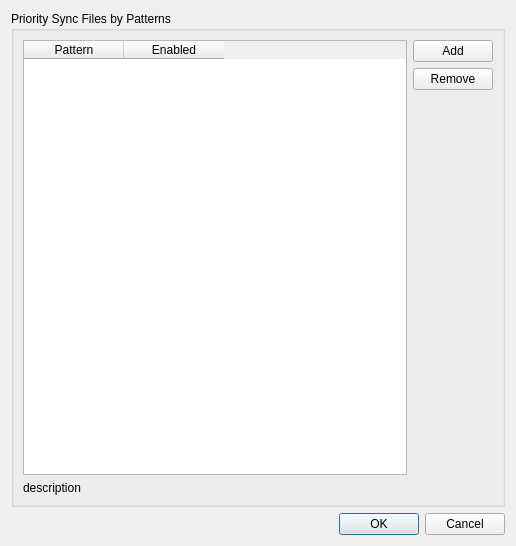
<?xml version="1.0" encoding="UTF-8"?>
<ui version="4.0">
 <class>OCC::PriorityListEditor</class>
 <widget class="QDialog" name="OCC::PriorityListEditor">
  <property name="geometry">
   <rect>
    <x>0</x>
    <y>0</y>
    <width>516</width>
    <height>546</height>
   </rect>
  </property>
  <property name="windowTitle">
   <string>Priority Files Editor</string>
  </property>
  <layout class="QGridLayout" name="gridLayout">
   <item row="2" column="0">
    <widget class="QDialogButtonBox" name="priorityFilesButtonBox">
     <property name="sizePolicy">
      <sizepolicy hsizetype="Expanding" vsizetype="Fixed">
       <horstretch>0</horstretch>
       <verstretch>0</verstretch>
      </sizepolicy>
     </property>
     <property name="orientation">
      <enum>Qt::Horizontal</enum>
     </property>
     <property name="standardButtons">
      <set>QDialogButtonBox::Cancel|QDialogButtonBox::Ok</set>
     </property>
    </widget>
   </item>
   <item row="1" column="0">
    <widget class="QGroupBox" name="groupBox">
     <property name="title">
      <string>Priority Sync Files by Patterns</string>
     </property>
     <layout class="QGridLayout" name="gridLayout_2">
      <item row="2" column="1">
       <spacer name="verticalSpacer">
        <property name="orientation">
         <enum>Qt::Vertical</enum>
        </property>
        <property name="sizeHint" stdset="0">
         <size>
          <width>20</width>
          <height>355</height>
         </size>
        </property>
       </spacer>
      </item>
      <item row="0" column="1">
       <widget class="QPushButton" name="addPriorityFileButton">
        <property name="text">
         <string>Add</string>
        </property>
       </widget>
      </item>
      <item row="1" column="1">
       <widget class="QPushButton" name="rmPriorityFilePushButton">
        <property name="text">
         <string>Remove</string>
        </property>
       </widget>
      </item>
      <item row="3" column="0" colspan="2">
       <widget class="QLabel" name="descPriorityFilesLabel">
        <property name="text">
         <string>description</string>
        </property>
       </widget>
      </item>
      <item row="0" column="0" rowspan="3">
       <widget class="QTableWidget" name="priorityFilesTableWidget">
        <column>
         <property name="text">
          <string>Pattern</string>
         </property>
        </column>
        <column>
         <property name="text">
          <string>Enabled</string>
         </property>
        </column>
       </widget>
      </item>
     </layout>
    </widget>
   </item>
  </layout>
 </widget>
 <resources/>
 <connections>
  <connection>
   <sender>priorityFilesButtonBox</sender>
   <signal>accepted()</signal>
   <receiver>OCC::PriorityListEditor</receiver>
   <slot>accept()</slot>
   <hints>
    <hint type="sourcelabel">
     <x>248</x>
     <y>254</y>
    </hint>
    <hint type="destinationlabel">
     <x>157</x>
     <y>274</y>
    </hint>
   </hints>
  </connection>
  <connection>
   <sender>priorityFilesButtonBox</sender>
   <signal>rejected()</signal>
   <receiver>OCC::PriorityListEditor</receiver>
   <slot>reject()</slot>
   <hints>
    <hint type="sourcelabel">
     <x>316</x>
     <y>260</y>
    </hint>
    <hint type="destinationlabel">
     <x>286</x>
     <y>274</y>
    </hint>
   </hints>
  </connection>
 </connections>
</ui>
